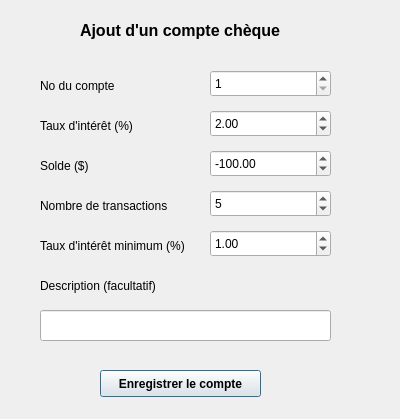
<?xml version="1.0" encoding="UTF-8"?>
<ui version="4.0">
 <class>AjoutChequeInterfaceClass</class>
 <widget class="QDialog" name="AjoutChequeInterfaceClass">
  <property name="geometry">
   <rect>
    <x>0</x>
    <y>0</y>
    <width>400</width>
    <height>419</height>
   </rect>
  </property>
  <property name="font">
   <font>
    <weight>75</weight>
    <bold>true</bold>
   </font>
  </property>
  <property name="windowTitle">
   <string>AjoutChequeInterface</string>
  </property>
  <widget class="QLabel" name="label_titre">
   <property name="geometry">
    <rect>
     <x>80</x>
     <y>20</y>
     <width>231</width>
     <height>21</height>
    </rect>
   </property>
   <property name="font">
    <font>
     <pointsize>12</pointsize>
    </font>
   </property>
   <property name="text">
    <string>Ajout d'un compte chèque</string>
   </property>
  </widget>
  <widget class="QLabel" name="label_noCompte">
   <property name="geometry">
    <rect>
     <x>40</x>
     <y>70</y>
     <width>141</width>
     <height>31</height>
    </rect>
   </property>
   <property name="font">
    <font>
     <weight>50</weight>
     <bold>false</bold>
    </font>
   </property>
   <property name="text">
    <string>No du compte</string>
   </property>
  </widget>
  <widget class="QSpinBox" name="spinBox_noCompte">
   <property name="geometry">
    <rect>
     <x>210</x>
     <y>70</y>
     <width>121</width>
     <height>27</height>
    </rect>
   </property>
   <property name="font">
    <font>
     <weight>50</weight>
     <bold>false</bold>
    </font>
   </property>
   <property name="minimum">
    <number>1</number>
   </property>
   <property name="maximum">
    <number>99</number>
   </property>
  </widget>
  <widget class="QLabel" name="label_tauxInteret">
   <property name="geometry">
    <rect>
     <x>40</x>
     <y>110</y>
     <width>141</width>
     <height>31</height>
    </rect>
   </property>
   <property name="font">
    <font>
     <weight>50</weight>
     <bold>false</bold>
    </font>
   </property>
   <property name="text">
    <string>Taux d'intérêt (%)</string>
   </property>
  </widget>
  <widget class="QDoubleSpinBox" name="doubleSpinBox_tauxInteret">
   <property name="geometry">
    <rect>
     <x>210</x>
     <y>110</y>
     <width>121</width>
     <height>27</height>
    </rect>
   </property>
   <property name="font">
    <font>
     <weight>50</weight>
     <bold>false</bold>
    </font>
   </property>
   <property name="minimum">
    <double>-100.000000000000000</double>
   </property>
   <property name="maximum">
    <double>100.000000000000000</double>
   </property>
   <property name="value">
    <double>2.000000000000000</double>
   </property>
  </widget>
  <widget class="QLabel" name="label_solde">
   <property name="geometry">
    <rect>
     <x>40</x>
     <y>150</y>
     <width>141</width>
     <height>31</height>
    </rect>
   </property>
   <property name="font">
    <font>
     <weight>50</weight>
     <bold>false</bold>
    </font>
   </property>
   <property name="text">
    <string>Solde ($)</string>
   </property>
  </widget>
  <widget class="QDoubleSpinBox" name="doubleSpinBox_solde">
   <property name="geometry">
    <rect>
     <x>210</x>
     <y>150</y>
     <width>121</width>
     <height>27</height>
    </rect>
   </property>
   <property name="font">
    <font>
     <weight>50</weight>
     <bold>false</bold>
    </font>
   </property>
   <property name="minimum">
    <double>-1000000.000000000000000</double>
   </property>
   <property name="maximum">
    <double>1000000.000000000000000</double>
   </property>
   <property name="singleStep">
    <double>100.000000000000000</double>
   </property>
   <property name="value">
    <double>-100.000000000000000</double>
   </property>
  </widget>
  <widget class="QLabel" name="label_nombreTransactions">
   <property name="geometry">
    <rect>
     <x>40</x>
     <y>190</y>
     <width>141</width>
     <height>31</height>
    </rect>
   </property>
   <property name="font">
    <font>
     <weight>50</weight>
     <bold>false</bold>
    </font>
   </property>
   <property name="text">
    <string>Nombre de transactions</string>
   </property>
  </widget>
  <widget class="QSpinBox" name="spinBox_nombreTransactions">
   <property name="geometry">
    <rect>
     <x>210</x>
     <y>190</y>
     <width>121</width>
     <height>27</height>
    </rect>
   </property>
   <property name="font">
    <font>
     <weight>50</weight>
     <bold>false</bold>
    </font>
   </property>
   <property name="minimum">
    <number>0</number>
   </property>
   <property name="maximum">
    <number>40</number>
   </property>
   <property name="value">
    <number>5</number>
   </property>
  </widget>
  <widget class="QLabel" name="label_tauxInteretMinimum">
   <property name="geometry">
    <rect>
     <x>40</x>
     <y>230</y>
     <width>161</width>
     <height>31</height>
    </rect>
   </property>
   <property name="font">
    <font>
     <weight>50</weight>
     <bold>false</bold>
    </font>
   </property>
   <property name="text">
    <string>Taux d'intérêt minimum (%)</string>
   </property>
  </widget>
  <widget class="QDoubleSpinBox" name="doubleSpinBox_tauxInteretMinimum">
   <property name="geometry">
    <rect>
     <x>210</x>
     <y>230</y>
     <width>121</width>
     <height>27</height>
    </rect>
   </property>
   <property name="font">
    <font>
     <weight>50</weight>
     <bold>false</bold>
    </font>
   </property>
   <property name="minimum">
    <double>-100.000000000000000</double>
   </property>
   <property name="maximum">
    <double>100.000000000000000</double>
   </property>
   <property name="value">
    <double>1.000000000000000</double>
   </property>
  </widget>
  <widget class="QLabel" name="label_description">
   <property name="geometry">
    <rect>
     <x>40</x>
     <y>270</y>
     <width>141</width>
     <height>31</height>
    </rect>
   </property>
   <property name="font">
    <font>
     <weight>50</weight>
     <bold>false</bold>
    </font>
   </property>
   <property name="text">
    <string>Description (facultatif)</string>
   </property>
  </widget>
  <widget class="QPushButton" name="pushButton_ajoutCheque">
   <property name="geometry">
    <rect>
     <x>100</x>
     <y>370</y>
     <width>161</width>
     <height>27</height>
    </rect>
   </property>
   <property name="text">
    <string>Enregistrer le compte</string>
   </property>
  </widget>
  <widget class="QLineEdit" name="lineEdit_description">
   <property name="geometry">
    <rect>
     <x>40</x>
     <y>310</y>
     <width>291</width>
     <height>31</height>
    </rect>
   </property>
  </widget>
 </widget>
 <layoutdefault spacing="6" margin="11"/>
 <resources/>
 <connections/>
</ui>
